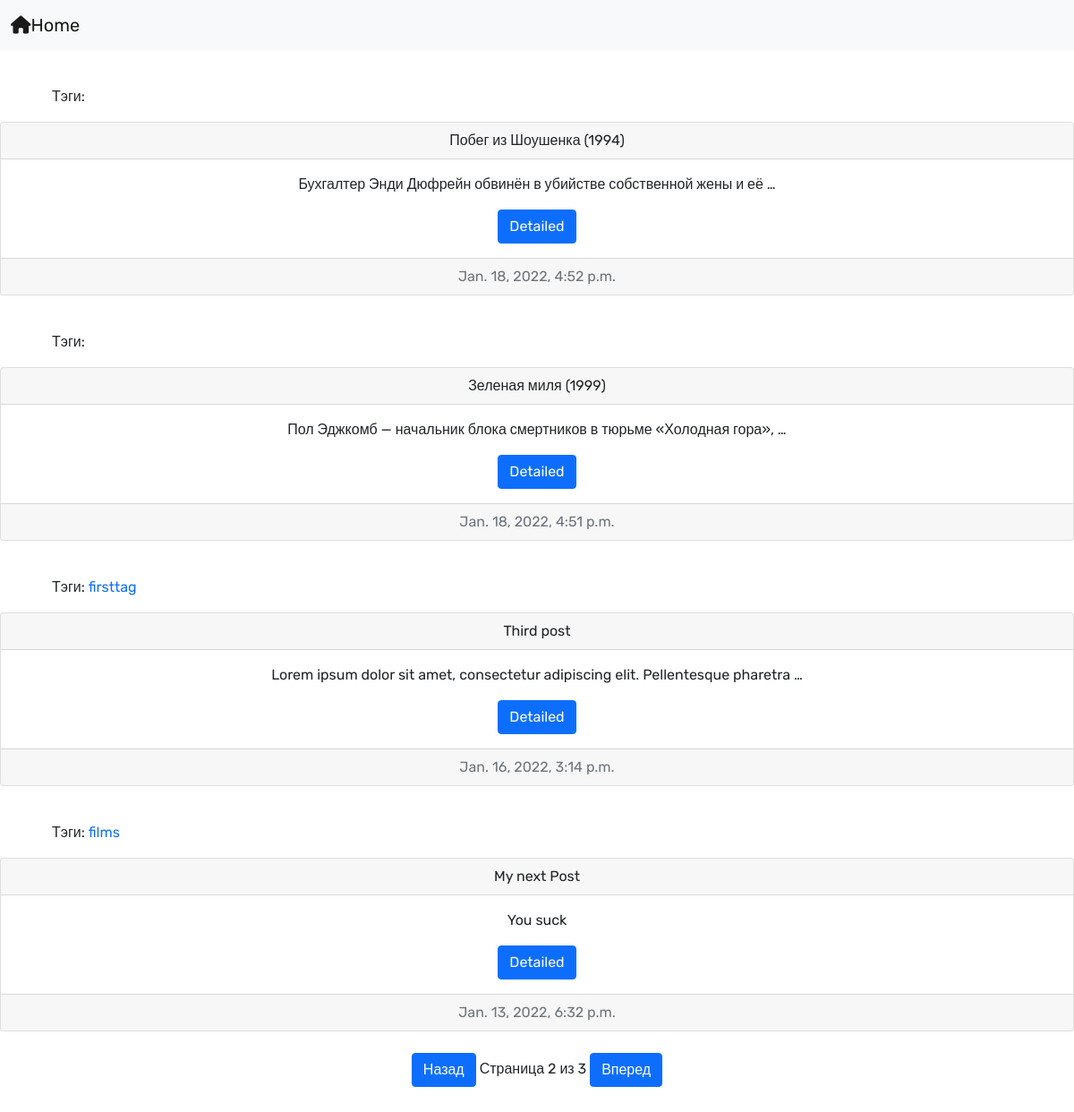
Screenshot of /?page=2 with the database file from the repository.
### blog/models.py (models this page shows, shortened)
class Post(models.Model):
    author = models.ForeignKey(settings.AUTH_USER_MODEL, on_delete=models.CASCADE) # первичный ключ таблицы (генерируется автоматически при создании нового поста)
    title = models.CharField(max_length=150) # текстовое поле ограниченное 150 исмволами
    text = models.TextField() # текстовое поле, неограниченное размерами
    created = models.DateTimeField(default=timezone.now) # исходя из названия, будет отображать время создания поста
    tags = TaggableManager()

### blog/views.py (the view)
# urls.py: path('', views.post_list, name="post_list"),
def post_list(request, tag_slug=None):
    posts = Post.objects.all()
    tag = None
    if tag_slug:
        tag = get_object_or_404(Tag, slug=tag_slug)
        posts = posts.filter(tags__in=[tag])
    page = request.GET.get('page')
    paginator = Paginator(posts.order_by('-id'), 4)
    try:
        posts = paginator.page(page)
    except PageNotAnInteger:
        posts = paginator.page(1)
    except EmptyPage:
        posts = paginator.page(paginator.num_pages)
    return render(request, 'blog/post_list.html', {'posts': posts,
                                                   'page': page,
                                                   'tag': tag})

### blog/templates/blog/post_list.html (shortened to what this page needs)
{% extends 'blog/base.html' %}
{% block content %}
<br>
{% for post in posts %}
    <div class="container">
        <p class="tags m-3">
            Тэги:
            {% for tag in post.tags.all %}
                <a href="{% url 'post_list_by_tag' tag.slug %}">
                    {{ tag.name }}
                </a>
            {% endfor %}
        </p>
    </div>
    <div class="card text-center">
      <div class="card-header">
        {{post.title}}
      </div>
      <div class="card-body">
        <p class="card-text">{{post.text | truncatewords:10}}</p>
        <a href="{% url 'post_detail' pk=post.pk %}" class="btn btn-primary">Detailed</a>
      </div>
      <div class="card-footer text-muted">
          {{ post.created }}
      </div>
    </div>
<br>
{% endfor %}
<div class="container">
    {% include "blog/paginator.html" with page=posts %}
</div>
<br><br>
{% endblock %}

### blog/templates/blog/base.html (style rules this page uses)
body { font-family: 'Rubik', sans-serif; }
a { text-decoration: none; }

### rows the page displays
Post: title "Побег из Шоушенка (1994)", text "Бухгалтер Энди Дюфрейн обвинён в убийстве собственной жены и её …", created "Jan. 18, 2022, 4:52 p.m."
Post: title "Зеленая миля (1999)", text "Пол Эджкомб — начальник блока смертников в тюрьме «Холодная гора», …", created "Jan. 18, 2022, 4:51 p.m."
Post: title "Third post", text "Lorem ipsum dolor sit amet, consectetur adipiscing elit. Pellentesque pharetra …", created "Jan. 16, 2022, 3:14 p.m."
Tag: name "firsttag"
Post: title "My next Post", text "You suck", created "Jan. 13, 2022, 6:32 p.m."
Tag: name "films"

### other values shown
{{ page.number }} "2"
{{ page.paginator.num_pages }} "3"
